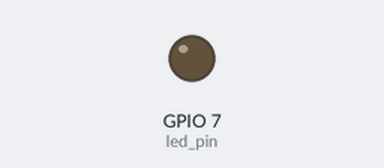
Simulated run of this program. Board: Raspberry Pi (BCM pin numbers). Parts: output pins drawn as LEDs (lit = HIGH).

Above: at 0.05 s.
At 1.25 s:
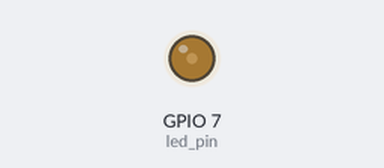
At 2.5 s:
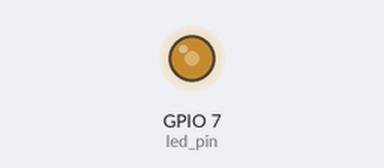
At 5.0 s:
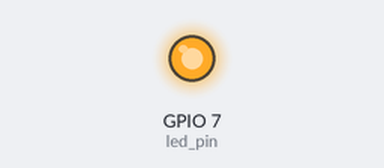
Timing chart, 0 to 6.5 s (numbered marks = the images above):
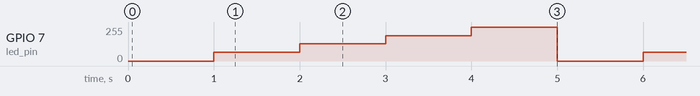

The program:

00_GPIO_PWM.py
```python
from gpiozero import PWMOutputDevice
from time import sleep

led_pin = PWMOutputDevice(7)

while True:
    led_pin.value = 0       # 0% Duty Cycle (Full Off)
    sleep(1)
    led_pin.value = 0.25    # 25% Duty Cycle
    sleep(1)
    led_pin.value = 0.5     # 50% Duty Cycle
    sleep(1)
    led_pin.value = 0.75    # 75% Duty Cycle
    sleep(1)
    led_pin.value = 1       # 100 % Duty Cycle (Full On)
    sleep(1)
```

Measured:
- by itself, GPIO 7 (led_pin): repeats every 5.0 s: 128/255 1.0 s, 191/255 1.0 s, 255/255 1.0 s, 0/255 1.0 s, 64/255 1.0 s
